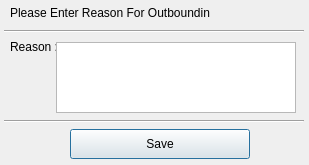
<?xml version="1.0" encoding="UTF-8"?>
<ui version="4.0">
 <class>reasonDialog</class>
 <widget class="QDialog" name="reasonDialog">
  <property name="geometry">
   <rect>
    <x>0</x>
    <y>0</y>
    <width>309</width>
    <height>165</height>
   </rect>
  </property>
  <property name="windowTitle">
   <string>Reason</string>
  </property>
  <widget class="QLabel" name="label">
   <property name="geometry">
    <rect>
     <x>10</x>
     <y>3</y>
     <width>200</width>
     <height>20</height>
    </rect>
   </property>
   <property name="text">
    <string>Please Enter Reason For Outbounding :</string>
   </property>
  </widget>
  <widget class="QLabel" name="label_2">
   <property name="geometry">
    <rect>
     <x>10</x>
     <y>40</y>
     <width>47</width>
     <height>13</height>
    </rect>
   </property>
   <property name="text">
    <string>Reason :</string>
   </property>
  </widget>
  <widget class="Line" name="line">
   <property name="geometry">
    <rect>
     <x>4</x>
     <y>30</y>
     <width>300</width>
     <height>3</height>
    </rect>
   </property>
   <property name="orientation">
    <enum>Qt::Horizontal</enum>
   </property>
  </widget>
  <widget class="QTextEdit" name="reasonled">
   <property name="geometry">
    <rect>
     <x>56</x>
     <y>42</y>
     <width>240</width>
     <height>71</height>
    </rect>
   </property>
  </widget>
  <widget class="Line" name="line_2">
   <property name="geometry">
    <rect>
     <x>4</x>
     <y>120</y>
     <width>300</width>
     <height>3</height>
    </rect>
   </property>
   <property name="orientation">
    <enum>Qt::Horizontal</enum>
   </property>
  </widget>
  <widget class="QPushButton" name="reasonbtn">
   <property name="geometry">
    <rect>
     <x>70</x>
     <y>129</y>
     <width>180</width>
     <height>30</height>
    </rect>
   </property>
   <property name="text">
    <string>Save</string>
   </property>
  </widget>
 </widget>
 <resources/>
 <connections/>
</ui>
